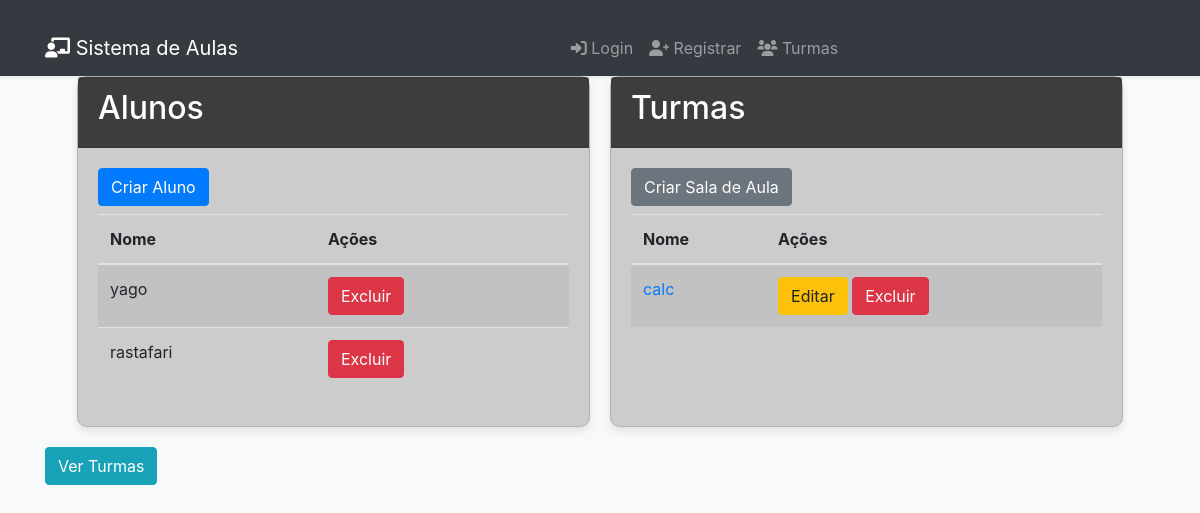
Page /dashboard (signed in) on the earlier database version.
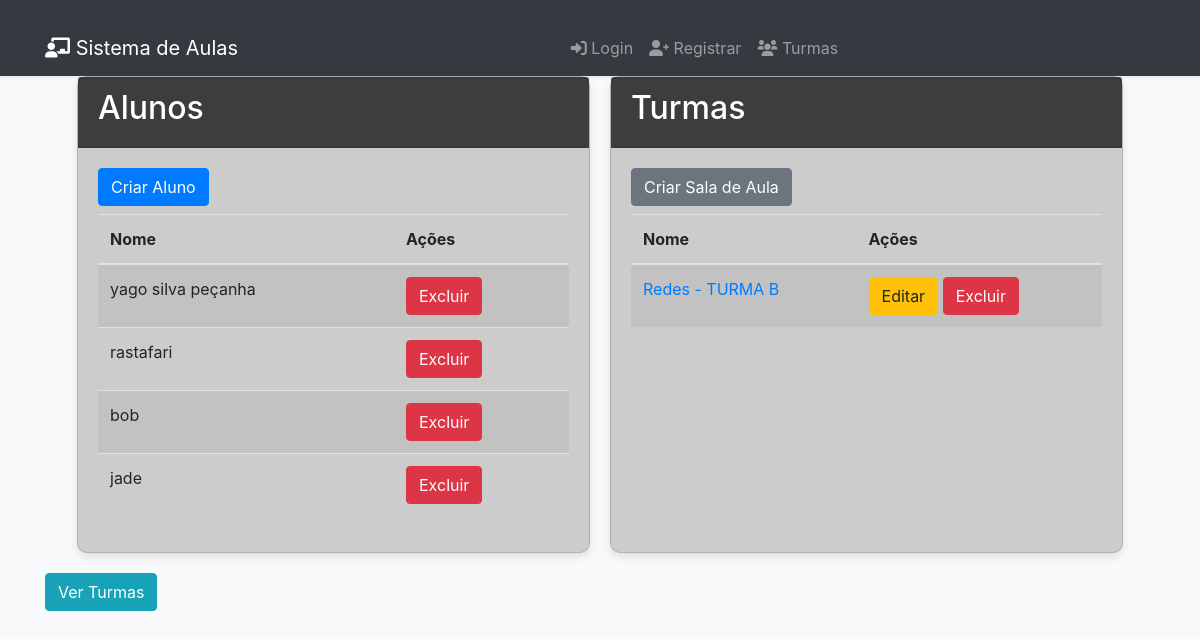
Same page on the later database version.
### models.py (models this page shows)
class Aluno(db.Model):
    id = db.Column(db.Integer, primary_key=True)
    username = db.Column(db.String(80), unique=True, nullable=False)
    password = db.Column(db.String(120), nullable=False)

class Turma(db.Model):
    id = db.Column(db.Integer, primary_key=True)
    name = db.Column(db.String(80), nullable=False)
    professor_id = db.Column(db.Integer, db.ForeignKey('professor.id'), nullable=False)
    professor = db.relationship('Professor', backref=db.backref('turmas', lazy=True))
    alunos = db.relationship('Aluno', secondary='turma_aluno', backref=db.backref('turmas', lazy=True))

### app.py (the view)
@app.route('/dashboard')
def dashboard():
    if 'user_id' in session and session['user_role'] == 'professor':
        alunos = Aluno.query.all()
        turmas = Turma.query.filter_by(professor_id=session['user_id']).all()
        return render_template('dashboard.html', alunos=alunos, turmas=turmas)
    return redirect(url_for('login'))

### templates/dashboard.html (shortened to what the changed rows need)
<!DOCTYPE html>
<html lang="en">
<head>
    <link rel="stylesheet" href="{{ url_for('static', filename='css/bootstrap.min.css') }}">
    <link rel="stylesheet" href="https://cdnjs.cloudflare.com/ajax/libs/font-awesome/6.0.0-beta3/css/all.min.css">
</head>
<body>
    <div class="container">
        <div class="row">
            <div class="card card-alunos">
                <div class="card-header">
                    <h2>Alunos</h2>
                </div>
                <div class="card-body">
                    <table class="table table-striped">
                        <thead>
                            <tr>
                                <th>Nome</th>
                                <th>Ações</th>
                            </tr>
                        </thead>
                        <tbody>
                            {% for aluno in alunos %}
                            <tr>
                                <td>{{ aluno.username }}</td>
                                <td>
                                    <form action="{{ url_for('delete_student', student_id=aluno.id) }}" method="post" style="display:inline;">
                                        <button type="submit" class="btn btn-danger">Excluir</button>
                                    </form>
                                </td>
                            </tr>
                            {% endfor %}
                        </tbody>
                    </table>
                </div>
            </div>
            <div class="card card-turmas">
                <div class="card-header">
                    <h2>Turmas</h2>
                </div>
                <div class="card-body">
                    <table class="table table-striped">
                        <thead>
                            <tr>
                                <th>Nome</th>
                                <th>Ações</th>
                            </tr>
                        </thead>
                        <tbody>
                            {% for turma in turmas %}
                            <tr>
                                <td><a href="{{ url_for('class_details', class_id=turma.id) }}">{{ turma.name }}</a></td>
                                <td>
                                    <a href="{{ url_for('edit_class', class_id=turma.id) }}" class="btn btn-warning">Editar</a>
                                    <form action="{{ url_for('delete_class', class_id=turma.id) }}" method="post" style="display:inline;">
                                        <button type="submit" class="btn btn-danger">Excluir</button>
                                    </form>
                                </td>
                            </tr>
                            {% endfor %}
                        </tbody>
                    </table>
                </div>
            </div>
        </div>
    </div>
</body>
</html>

Differences in the rows shown:
no longer on this page (row edited): Turma: name "calc"
changed Aluno: username "yago" → "yago silva peçanha"
added Aluno: username "bob"
added Aluno: username "jade"
added Turma: name "Redes - TURMA B"
